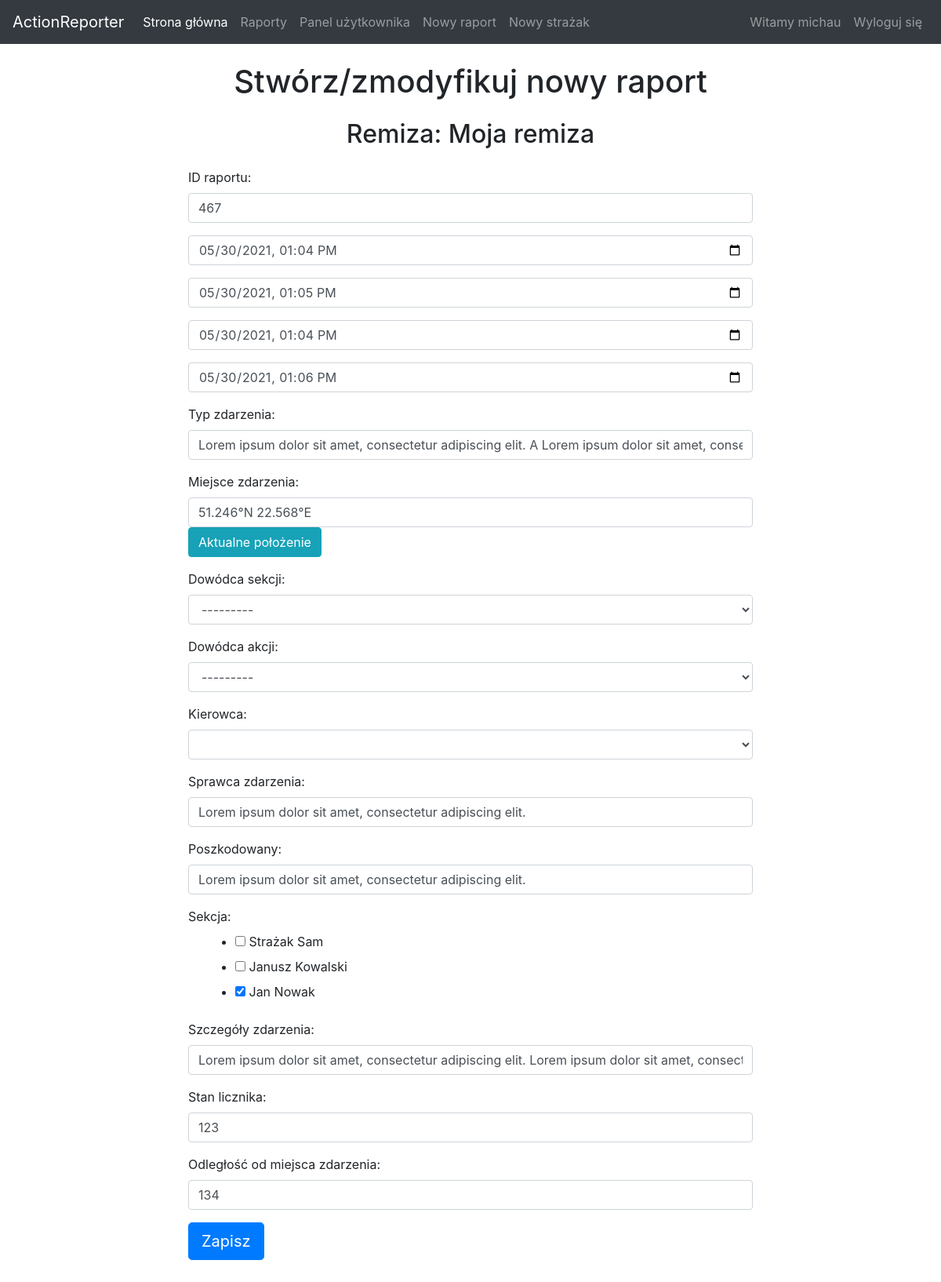
The page /reports/23/edit/ (signed in) on the database as committed earlier.
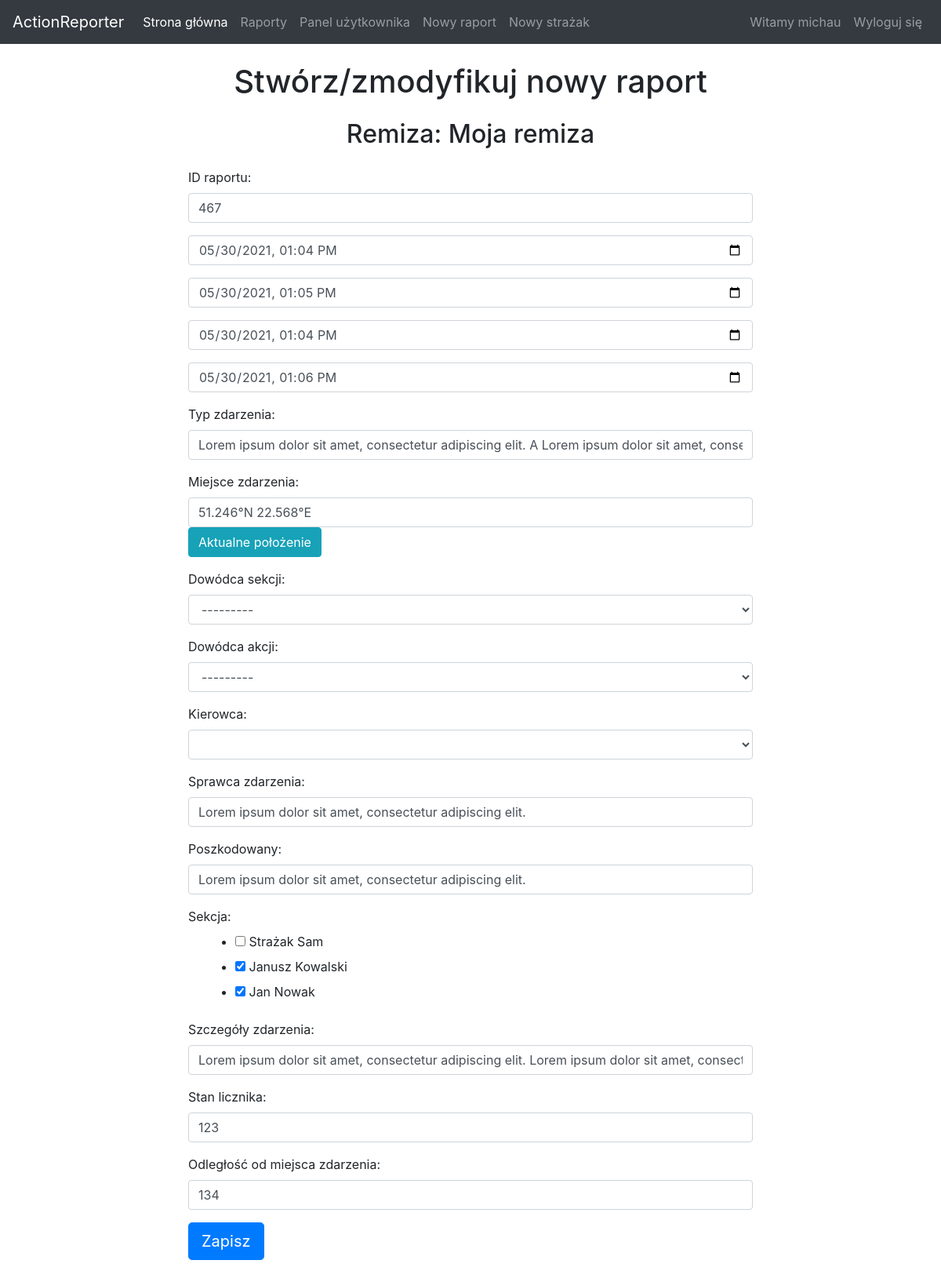
The same page on the database as committed later.
### reporter/models.py (models this page shows, shortened)
class Report(models.Model):
    id = models.AutoField(primary_key=True)
    stationid = models.TextField(default="")
    reportid = models.TextField(default="")
    departureTime = models.DateTimeField(default=datetime.datetime.now())
    arrivalTime = models.DateTimeField(default=datetime.datetime.now())
    actionEndTime = models.DateTimeField(default=datetime.datetime.now())
    fireStationArrivalTime = models.DateTimeField(default=datetime.datetime.now())
    incidentType = models.TextField(default="")
    incidentPlace = models.TextField(default="")
    sectionCommander = models.TextField(default="")
    actionCommander = models.TextField(default="")
    driver = models.TextField(default="")
    perpetrator = models.TextField(default="")
    victim = models.TextField(default="")
    section = models.TextField(default="")
    details = models.TextField(default="")
    odometer = models.TextField(default="")
    distance = models.TextField(default="")
    isLocked = models.BooleanField(default=False)

### reporter/views.py (the view)
# urls.py: path('reports/<pk>/edit/', views.modify_report, name='modify-report'),
@login_required
def modify_report(request, pk):
    report = get_object_or_404(Report, pk=pk)
    fireStation = Firestation.objects.filter(stationid=report.stationid).first()
    userStations = Firestation.objects.filter(
        firestationmember=FirestationMember.objects.filter(memberid=request.user).first())
    if fireStation not in userStations:
        return render(request, "information.html",
                      {'message': "Dostęp zabroniony", 'return_button': True})
    if request.method == "POST":
        form = ReportForm(request.POST)
        if form.is_valid():
            cd = form.cleaned_data
            section = ""
            for val in cd['section']:
                section += str(val) + ","
            section = section[:-1]
            Report.objects.filter(pk=pk).update(
                stationid=fireStation.stationid,
                reportid=cd['reportid'],
                departureTime=cd['departureTime'],
                arrivalTime=cd['arrivalTime'],
                actionEndTime=cd['actionEndTime'],
                fireStationArrivalTime=cd['fireStationArrivalTime'],
                incidentType=cd['incidentType'],
                incidentPlace=cd['incidentPlace'],
                sectionCommander=str(cd['sectionCommander']),
                actionCommander=str(cd['actionCommander']),
                driver=str(cd['driver']),
                perpetrator=cd['perpetrator'],
                victim=cd['victim'],
                section=section,
                details=cd['details'],
                odometer=cd['odometer'],
                distance=cd['distance'],
                isLocked=False
            )
            return render(request, "information.html",
                          {'message': "Pomyślnie zmodyfikowano raport", 'return_button': True})
    else:
        section = Firefighter.objects.filter(stationid=fireStation.stationid)
        sectionCommanders = section.filter(isSectionCommander=True)
        actionCommanders = section.filter(isActionCommander=True)
        drivers = section.filter(isDriver=True)
        previousSection = report.section.split(",")
        selectedSection = []
        for firefighter in section:
            if str(firefighter) in previousSection:
                selectedSection.append(firefighter)
        form = ReportForm(initial={
            'reportid': report.reportid,
            'departureTime': report.departureTime,
            'arrivalTime': report.arrivalTime,
            'actionEndTime': report.actionEndTime,
            'fireStationArrivalTime': report.fireStationArrivalTime,
            'incidentType': report.incidentType,
            'incidentPlace': report.incidentPlace,
            'sectionCommander': sectionCommanders,
            'actionCommander': actionCommanders,
            'driver': drivers,
            'perpetrator': report.perpetrator,
            'victim': report.victim,
            'section': report.section,
            'details': report.details,
            'odometer': report.odometer,
            'distance': int(report.distance)
        })
        form.fields['driver'].queryset = drivers
        form.fields['actionCommander'].queryset = actionCommanders
        form.fields['sectionCommander'].queryset = sectionCommanders
        form.fields['section'].queryset = section
    return render(request, 'modify_report.html', {'form': form, 'fireStation': fireStation, 'report': report,
                                                  'departureTime': report.departureTime.strftime("%Y-%m-%dT%H:%M"),
                                                  'arrivalTime': report.arrivalTime.strftime("%Y-%m-%dT%H:%M"),
                                                  'actionEndTime': report.actionEndTime.strftime("%Y-%m-%dT%H:%M"),
                                                  'fireStationArrivalTime': report.fireStationArrivalTime.strftime(
                                                      "%Y-%m-%dT%H:%M"),
                                                  'driver': report.driver,
                                                  'sectionCommander': report.sectionCommander,
                                                  'actionCommander': report.actionCommander,
                                                  'section': report.section})

### reporter/models.py (called while the page is built)
    def __str__(self):
        return self.firstName + " " + self.lastName

### reporter/templates/modify_report.html (shortened to what this page needs)
{% extends 'index.html' %}
{% block content %}
{% load widget_tweaks %}
    <h1 style="margin:2%; text-align: center">Stwórz/zmodyfikuj nowy raport</h1>
    <h2 style="margin:2%; text-align: center">Remiza: {{ fireStation.stationName }}</h2>
<form method="post" novalidate style="width:60%;margin-left: 20%; margin-bottom: 100px;">
  {% for field in form.visible_fields %}
    <div class="form-group">
    {% if field.field.widget.input_type == "checkbox" %}
              {{ field.label_tag }}
        <div class="form-check">
        {% render_field field  %}
        </div>
    {% elif field.field.widget.input_type == "datetime-local" %}
        {% render_field field class="form-control" %}
    {% else %}
        {{ field.label_tag }}
        {% render_field field class="form-control" %}
    {% endif %}
    </div>
  {% endfor %}
  <button type="submit" class="btn btn-primary btn-lg">Zapisz</button>
</form>
{% endblock %}

Rows that differ between the two databases and show on the page:
changed Report "Lorem ipsum dolor sit amet, consectetur adipiscing elit.": section "☐ ☐ ☑" → "☐ ☑ ☑"
